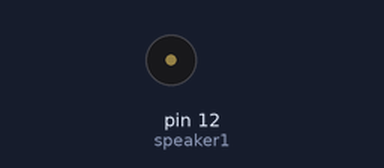
A sketch run on a simulated Arduino Uno, built with avr-gcc and run on an emulated ATmega328P. Shown: buzzer (waves = sounding).

Above: at 0.1 s.
At 1.1 s:
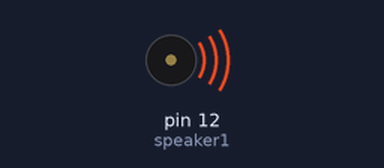
Timing chart, 0 to 40.0 s (numbered marks = the images above):
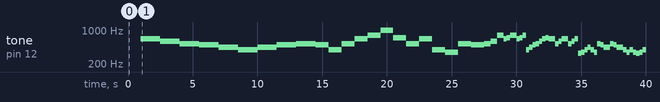

The sketch:

canon.ino
```cpp
float do_hh = 1046.5;
float si_h = 987.8;
float ra_h = 880.0;
float sol_h = 783.9;
float pa_h = 698.5;
float mi_h = 659.3;
float re_h = 587.3;
float do_h = 523.2;
float si = 493.9;
float ra = 440.0;
float sol = 392.0;
float pa = 349.6;
float mi = 329.6;
float re = 293.7;
float do_ = 261.6;


void setup() {
  // put your setup code here, to run once:
  pinMode(12, OUTPUT); //speaker1
}

void loop() {
  // put your main code here, to run repeatedly:
delay(1000);

tone(12, mi_h);
delay(1500);

tone(12, re_h);
delay(1500);

tone(12, do_h);
delay(1500);

tone(12, si);
delay(1500);

tone(12, ra);
delay(1500);

tone(12, sol);
delay(1500);

tone(12, ra);
delay(1500);

tone(12, si);
delay(1500);

tone(12, do_h);
delay(1500);

tone(12, si);
delay(1000);

tone(12, sol);
delay(1000);

tone(12, do_h);
delay(1000);

tone(12, mi_h);
delay(1000);

tone(12, sol_h);
delay(1000);

tone(12, si_h);
delay(1000);

tone(12, pa_h);
delay(1000);

tone(12, do_h);
delay(1000);

tone(12, mi_h);
delay(1000);

tone(12, sol);
delay(1000);

tone(12, pa);
delay(1000);

tone(12, do_h);
delay(1000);

tone(12, si);
delay(1000); ///////

tone(12, do_h);
delay(500);

tone(12, re_h);
delay(500);


//dodol
tone(12, sol_h);
delay(500);

tone(12, mi_h);
delay(250);

tone(12, pa_h);
delay(250);

tone(12, sol_h);
delay(500);

tone(12, mi_h);
delay(250);

tone(12, pa_h);
delay(250);

tone(12, sol_h);
delay(250);

tone(12, sol);
delay(250);

tone(12, ra);
delay(250);

tone(12, si);
delay(250);

tone(12, do_h);
delay(250);

tone(12, re_h);
delay(250);

tone(12, mi_h);
delay(250);

tone(12, pa_h);
delay(250);

tone(12, mi_h);
delay(500);
////
tone(12, do_h);
delay(250);

tone(12, re_h);
delay(250);

tone(12, mi_h);
delay(500);

tone(12, do_h);
delay(250);

tone(12, re_h);
delay(250);

tone(12, mi_h);
delay(250);//


tone(12, mi);
delay(250);

tone(12, pa);
delay(250);

tone(12, sol);
delay(250);

tone(12, ra);
delay(250);

tone(12, sol);
delay(250);

tone(12, pa);
delay(250);

tone(12, do_h);
delay(250);

tone(12, si);
delay(250);//


tone(12, ra);
delay(500);

tone(12, do_h);
delay(250);

tone(12, si);
delay(250);

tone(12, ra);
delay(500);//

//
tone(12, sol);
delay(250);

tone(12, pa);
delay(250);

tone(12, sol);
delay(250);

tone(12, pa);
delay(250);

tone(12, mi);
delay(250);

tone(12, pa);
delay(250);

tone(12, sol);
delay(250);

tone(12, ra);
delay(250);

tone(12, si);
delay(250);

tone(12, do_h);
delay(500);//


tone(12, ra);
delay(250);

tone(12, do_h);
delay(250);

tone(12, si);
delay(250);

tone(12, do_h);
delay(250);

tone(12, si);
delay(250);

tone(12, do_h);
delay(500);

// 1
tone(12, si);
delay(250);

tone(12, ra);
delay(250);

tone(12, si);
delay(250);

tone(12, do_h);
delay(250);

tone(12, re_h);
delay(250);

tone(12, mi_h);
delay(250);

tone(12, pa_h);
delay(250);

tone(12, sol_h);
delay(250);


//
noTone(12);
delay(50);
//dodol
tone(12, sol_h);
delay(500);

tone(12, mi_h);
delay(250);

tone(12, pa_h);
delay(250);

tone(12, sol_h);
delay(500);

tone(12, mi_h);
delay(250);

tone(12, pa_h);
delay(250);

tone(12, sol_h);
delay(250);

tone(12, sol);
delay(250);

tone(12, ra);
delay(250);

tone(12, si);
delay(250);

tone(12, do_h);
delay(250);

tone(12, re_h);
delay(250);

tone(12, mi_h);
delay(250);

tone(12, pa_h);
delay(250);

tone(12, mi_h);
delay(500);
////
tone(12, do_h);
delay(250);

tone(12, re_h);
delay(250);

tone(12, mi_h);
delay(500);

tone(12, do_h);
delay(250);

tone(12, re_h);
delay(250);

tone(12, mi_h);
delay(250);//


tone(12, mi);
delay(250);

tone(12, pa);
delay(250);

tone(12, sol);
delay(250);

tone(12, ra);
delay(250);

tone(12, sol);
delay(250);

tone(12, pa);
delay(250);

tone(12, do_h);
delay(250);

tone(12, si);
delay(250);//


tone(12, ra);
delay(500);

tone(12, do_h);
delay(250);

tone(12, si);
delay(250);

tone(12, ra);
delay(500);//

//
tone(12, sol);
delay(250);

tone(12, pa);
delay(250);

tone(12, sol);
delay(250);

tone(12, pa);
delay(250);

tone(12, mi);
delay(250);

tone(12, pa);
delay(250);

tone(12, sol);
delay(250);

tone(12, ra);
delay(250);

tone(12, si);
delay(250);

tone(12, do_h);
delay(250);//


tone(12, ra);
delay(500);

tone(12, do_h);
delay(250);

tone(12, si);
delay(250);

tone(12, do_h);
delay(250);

tone(12, si);
delay(250);

tone(12, do_h);
delay(500);


//2
tone(12, si);
delay(250);

tone(12, do_h);
delay(250);

tone(12, re_h);
delay(250);

tone(12, do_h);
delay(250);

tone(12, ra);
delay(250);

tone(12, si);
delay(250);

tone(12, do_h);
delay(1000);

noTone(12);
}
```

Measured:
- by itself, tone on pin 12 (speaker1): plays 659 Hz for 1.5 s, 587 Hz for 1.5 s, 523 Hz for 1.5 s, 493 Hz for 1.5 s, 440 Hz for 1.5 s, 392 Hz for 1.5 s … (64 notes in this stretch)
